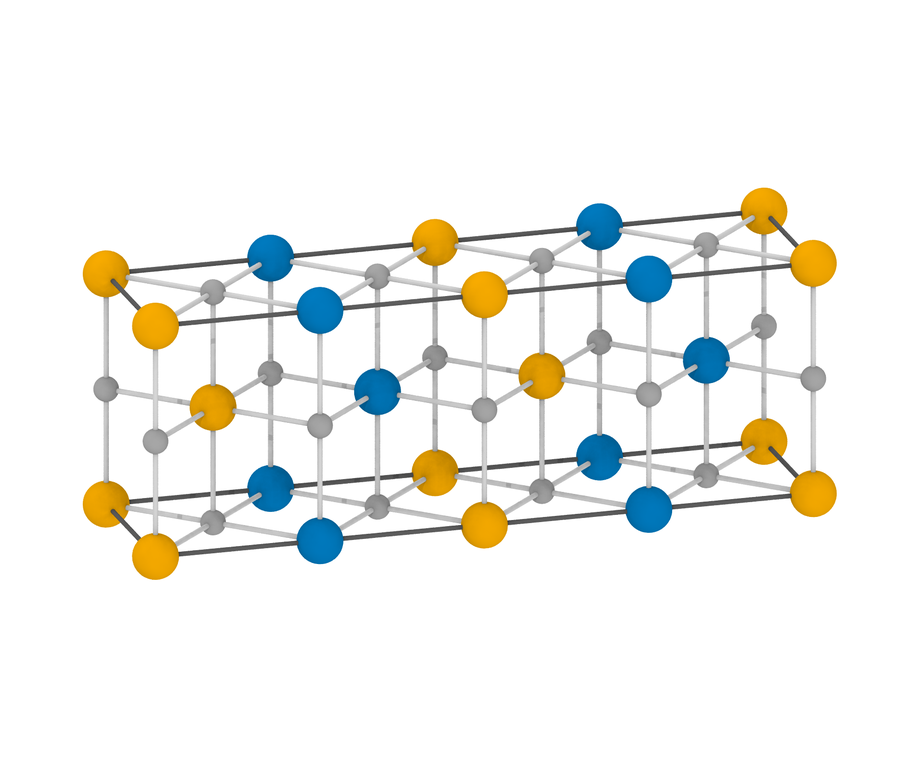
#> input picture figures/step8_structure_render.png, 920 x 767 px, shrunk from 1800 x 1500 before the run
$ python step8_structure_figure.py
#> lines starting #> are read from the running program, lines starting #| are printed output that depends on the picture
### code/figstyle.py
"""Shared figure style: drawn at the printed size (full text width 6.3 in), 8 pt text, vector PDF output."""
import matplotlib
matplotlib.use("Agg")
import matplotlib.pyplot as plt

FULL, HALF = 6.3, 3.35          # inches: full text width and one column
plt.rcParams.update({
    "font.size": 8, "axes.labelsize": 8, "axes.titlesize": 8, "xtick.labelsize": 7.5, "ytick.labelsize": 7.5,
    "legend.fontsize": 7, "legend.frameon": False, "lines.linewidth": 1.1, "axes.linewidth": 0.7,
    "xtick.major.width": 0.6, "ytick.major.width": 0.6, "savefig.dpi": 300, "pdf.fonttype": 42,
    "mathtext.default": "regular",
})

def panel(ax, letter, x=-0.16, y=1.02):
    """Bold (a), (b), ... label outside the top-left corner of the axes."""
    ax.text(x, y, f"({letter})", transform=ax.transAxes, fontweight="bold", va="bottom", ha="left")

# [4 lines left out: function save, not called in this run]

### code/step8_structure_figure.py
"""Structure figure: (a) the OVITO render of CrN in its double-layer antiferromagnetic state
(code/step8a_structure_render.py), (b) a schematic of the transformation strain on ordering.

Strains on ordering are Browne et al.'s (table 1, signs reversed from their heating values):
the face diagonal that becomes the orthorhombic a axis contracts by 1.6 %, the one that becomes b
expands by 1.3 %, and c (along the cube axis) contracts by 0.25 %, so the volume changes by only
about -0.55 %. The schematic exaggerates the in-plane strain sixfold.
Output: figures/step8_structure.{pdf,png}.
"""
import json
from pathlib import Path
import numpy as np
import matplotlib.pyplot as plt
from matplotlib.lines import Line2D
from matplotlib.patches import Polygon, FancyArrowPatch
import figstyle as fs

ROOT = Path(__file__).resolve().parents[1]
COL = {"up": (0.902, 0.624, 0.0), "dn": (0.0, 0.447, 0.698), "N": (0.62, 0.62, 0.62)}   # as in step8a
EPS_A, EPS_B, EPS_C = -0.016, +0.013, -0.0025     # on ordering (Browne et al. 1971)
X = 6.0                                            # exaggeration of the in-plane strain

# ---------------------------------------------------------------- panel (a): trimmed render
img = plt.imread(ROOT / "figures/step8_structure_render.png")[..., :3]
ink = np.where(img.min(axis=2) < 0.97)
#> ink = 92511 positions, rows 187 to 579, columns 82 to 836
r0, r1, c0, c1 = ink[0].min(), ink[0].max(), ink[1].min(), ink[1].max()
#> r0 = 187; r1 = 579; c0 = 82; c1 = 836
pad = 12
img = img[max(r0 - pad, 0):r1 + pad, max(c0 - pad, 0):c1 + pad]
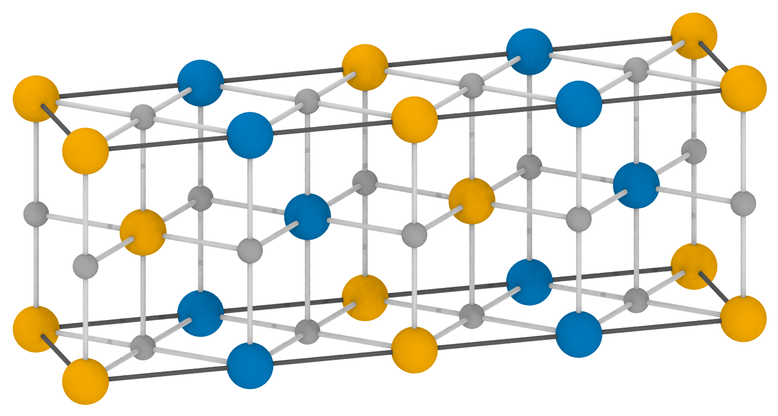
#> img: shape (416, 778, 3) float32; mean R, G, B 0.887, 0.89, 0.859
img = np.vstack([img, np.ones((int(0.20 * img.shape[0]), img.shape[1], 3))])   # room for the axis key
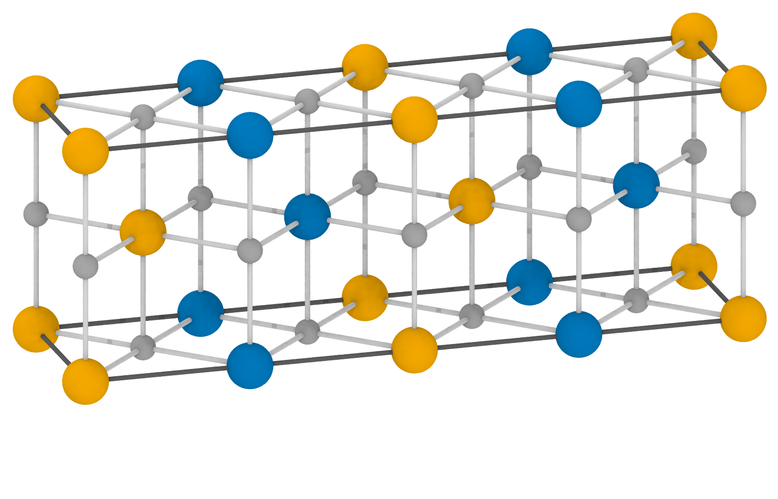
#> img: shape (499, 778, 3) float64; mean R, G, B 0.906, 0.908, 0.883

fig = plt.figure(figsize=(fs.FULL, 2.55))
gs = fig.add_gridspec(1, 2, width_ratios=[1.62, 1.0], wspace=0.08)
ax = fig.add_subplot(gs[0]); ax.imshow(img, interpolation="none"); ax.set_axis_off()
fs.panel(ax, "a", x=0.0, y=1.0)
# axis key: orthographic projection with OVITO's convention (screen right = d x z, screen up = right x d)
#> (the run stopped early here; a loop or call above may not have finished)

$ run again, with figures/step1_cp_baselines.png copied over figures/step8_structure_render.png
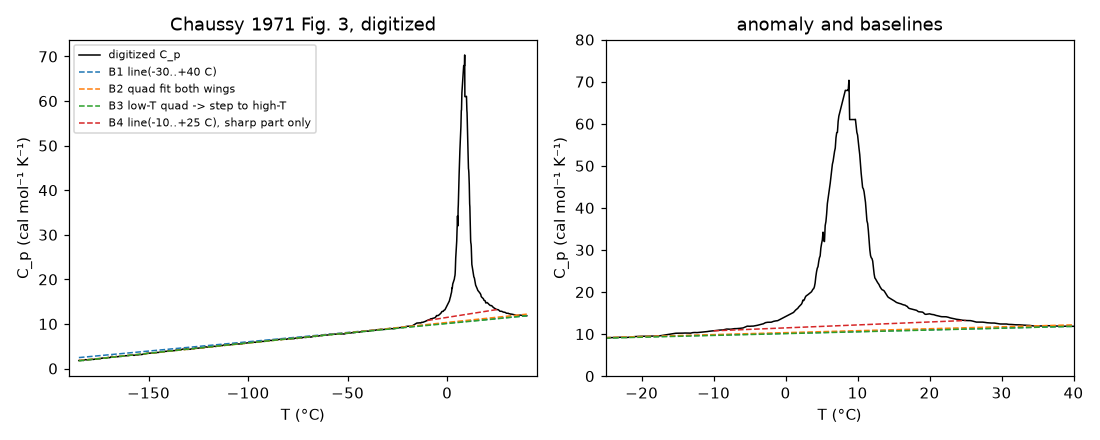
#> input picture figures/step1_cp_baselines.png, 1100 x 440 px
#> ink = 28915 positions, rows 16 to 421, columns 17 to 1081
#> r0 = 16; r1 = 421; c0 = 17; c1 = 1081
#> `img = img[max(r0 - pad, 0):r1 + pad, max(c0 - pad, 0):c1 + pad]`:
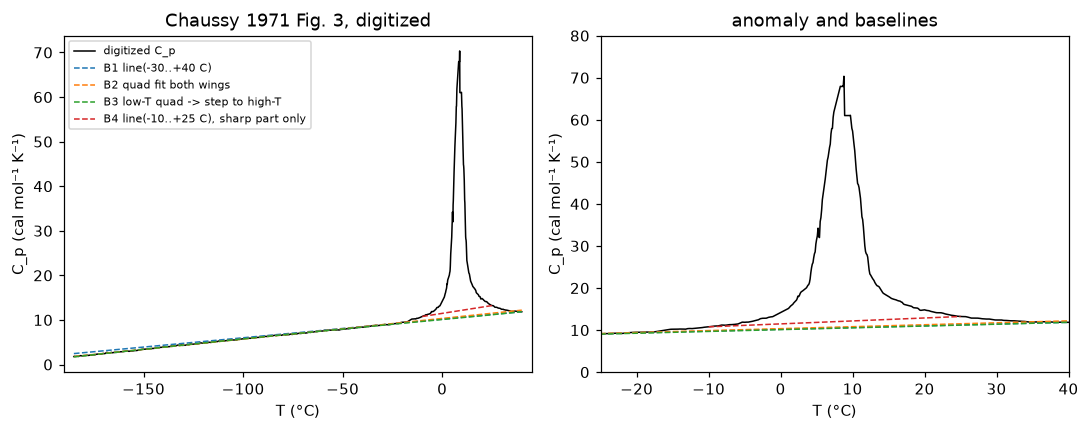
#> img: shape (429, 1088, 3) float32; mean R, G, B 0.971, 0.971, 0.969
#> `img = np.vstack([img, np.ones((int(0.20 * img.shape[0]), img.shape[1],..`:
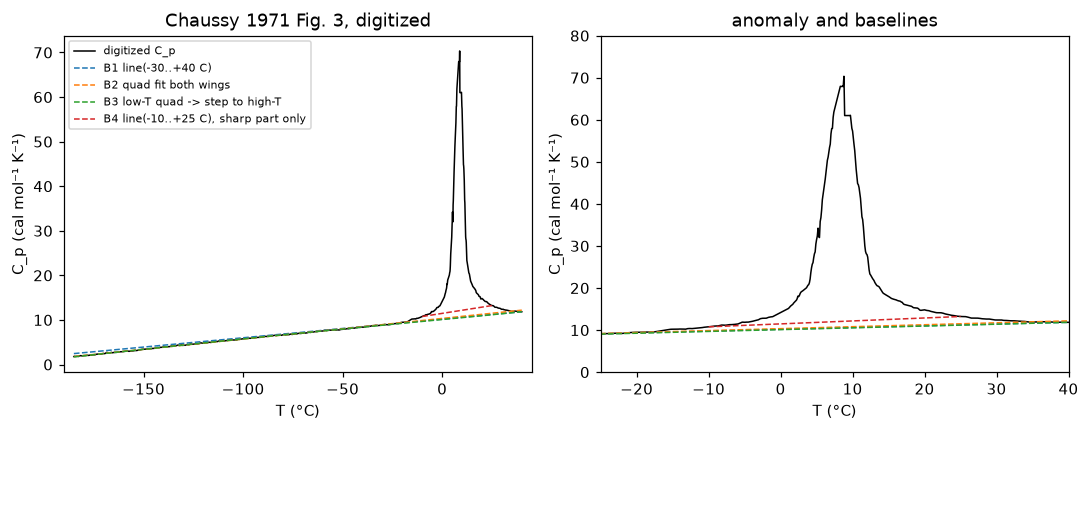
#> img: shape (514, 1088, 3) float64; mean R, G, B 0.976, 0.976, 0.975

$ run again, with figures/step2_dS_dT_chaussy_h4.png copied over figures/step8_structure_render.png
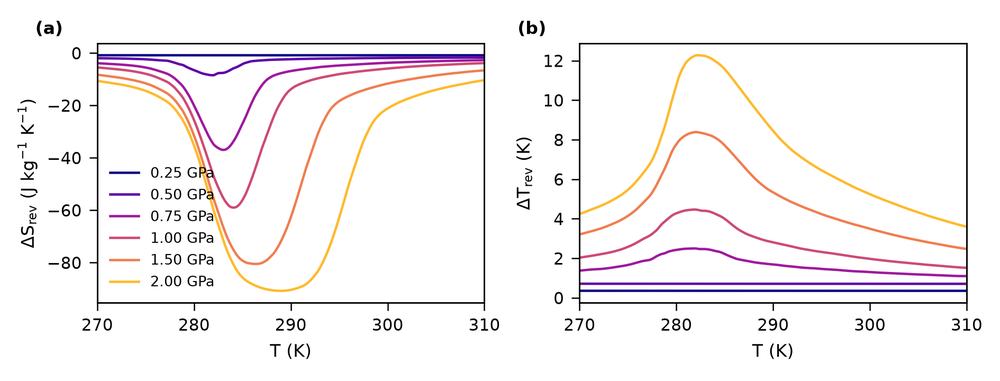
#> input picture figures/step2_dS_dT_chaussy_h4.png, 1000 x 381 px, shrunk from 1890 x 720 before the run
#> ink = 35897 positions, rows 20 to 359, columns 17 to 981
#> r0 = 20; r1 = 359; c0 = 17; c1 = 981
#> `img = img[max(r0 - pad, 0):r1 + pad, max(c0 - pad, 0):c1 + pad]`:
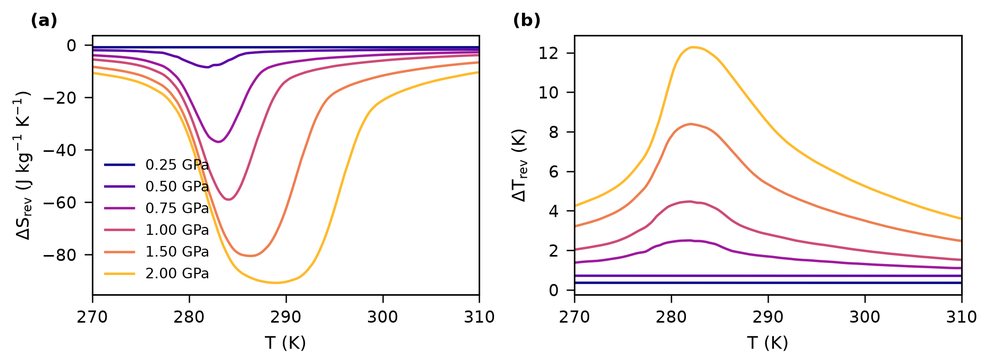
#> img: shape (363, 988, 3) float32; mean R, G, B 0.962, 0.948, 0.952
#> `img = np.vstack([img, np.ones((int(0.20 * img.shape[0]), img.shape[1],..`:
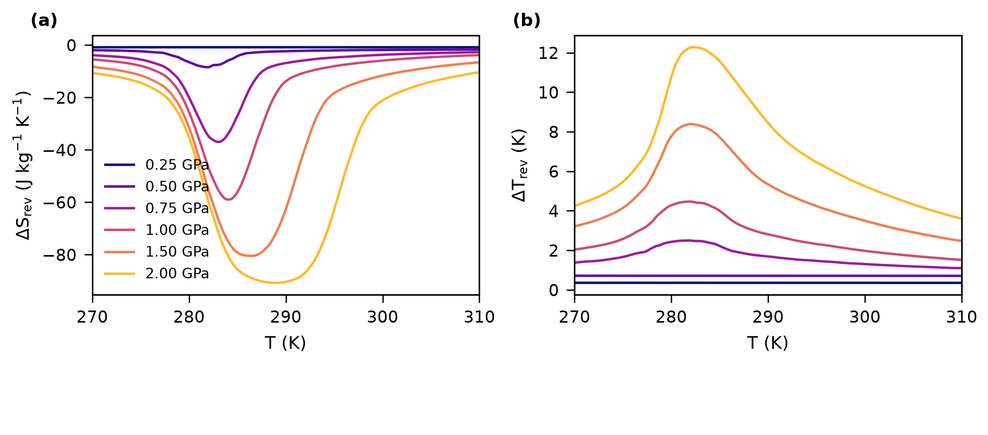
#> img: shape (435, 988, 3) float64; mean R, G, B 0.968, 0.956, 0.96

$ run again, with figures/step2_reversible_fraction.png copied over figures/step8_structure_render.png
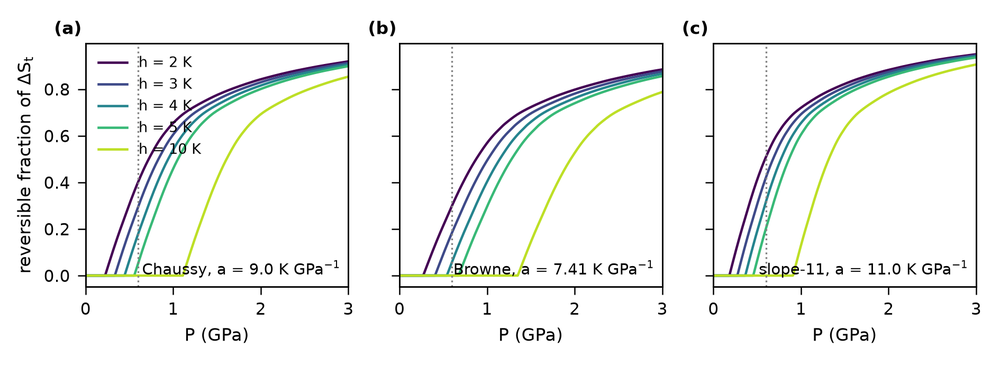
#> input picture figures/step2_reversible_fraction.png, 1000 x 365 px, shrunk from 1890 x 690 before the run
#> ink = 36137 positions, rows 20 to 343, columns 16 to 980
#> r0 = 20; r1 = 343; c0 = 16; c1 = 980
#> `img = img[max(r0 - pad, 0):r1 + pad, max(c0 - pad, 0):c1 + pad]`:
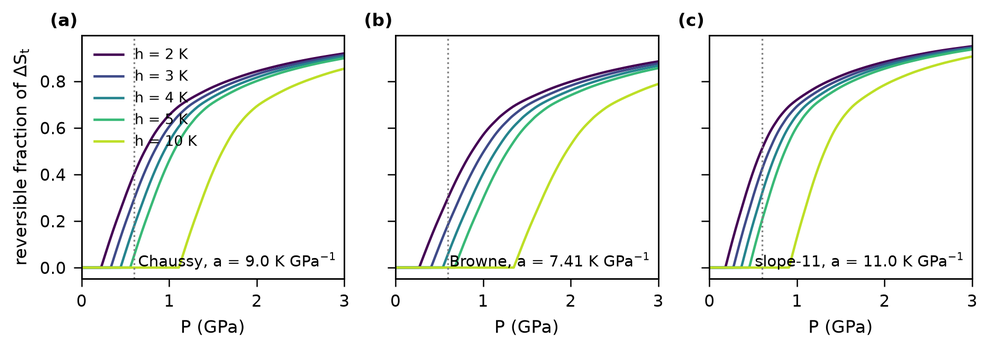
#> img: shape (347, 988, 3) float32; mean R, G, B 0.944, 0.95, 0.946
#> `img = np.vstack([img, np.ones((int(0.20 * img.shape[0]), img.shape[1],..`:
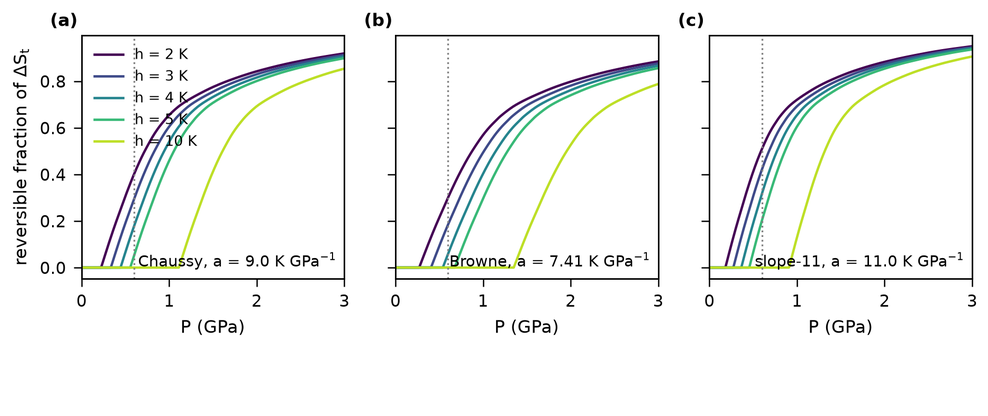
#> img: shape (416, 988, 3) float64; mean R, G, B 0.953, 0.958, 0.955
